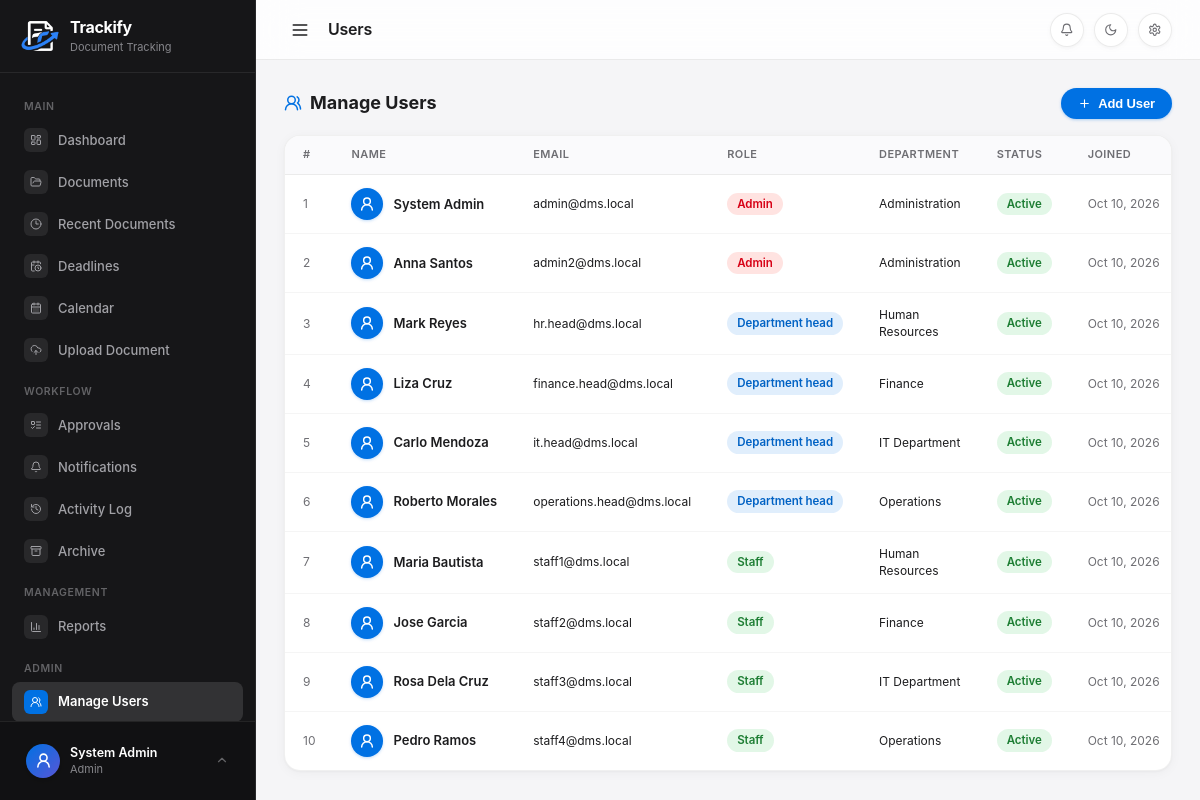
The page /admin/users.php (signed in) on the database its author committed.
### tables this page shows
CREATE TABLE users (
    id INT AUTO_INCREMENT PRIMARY KEY,
    department_id INT,
    first_name VARCHAR(100) NOT NULL,
    last_name VARCHAR(100) NOT NULL,
    email VARCHAR(150) UNIQUE NOT NULL,
    password VARCHAR(255) NOT NULL,
    role ENUM('admin', 'department_head', 'staff', 'viewer') DEFAULT 'staff',
    avatar VARCHAR(255),
    is_active TINYINT(1) DEFAULT 1,
    created_at TIMESTAMP DEFAULT CURRENT_TIMESTAMP,
    updated_at TIMESTAMP DEFAULT CURRENT_TIMESTAMP ON UPDATE CURRENT_TIMESTAMP,
    FOREIGN KEY (department_id) REFERENCES departments(id) ON DELETE SET NULL
);

CREATE TABLE departments (
    id INT AUTO_INCREMENT PRIMARY KEY,
    name VARCHAR(100) UNIQUE NOT NULL,
    description TEXT,
    created_at TIMESTAMP DEFAULT CURRENT_TIMESTAMP
);

### config/database.php (called while the page is built, shortened)
<?php
class Database {
    private static ?PDO $instance = null;
    public static function getInstance(): PDO {
        if (self::$instance === null) {
            $options = [
                PDO::ATTR_ERRMODE            => PDO::ERRMODE_EXCEPTION,
                PDO::ATTR_DEFAULT_FETCH_MODE => PDO::FETCH_ASSOC,
                PDO::ATTR_EMULATE_PREPARES   => false,
            ];
            $hosts = [DB_HOST];
            if (DB_HOST === 'localhost') {
                $hosts[] = '127.0.0.1';
            }
            foreach ($hosts as $host) {
                try {
                    $portPart = defined('DB_PORT') && DB_PORT ? ";port=" . DB_PORT : "";
                    $dsn = "mysql:host={$host}{$portPart};dbname=" . DB_NAME . ";charset=" . DB_CHARSET;
                    $pdo = new PDO($dsn, DB_USER, DB_PASS, $options);
                    self::$instance = $pdo;
                    break;
                } catch (PDOException $e) {
                    $lastException = $e;
                    if ($e->getCode() == 1049) {
                        try {
                            $serverPdo = new PDO("mysql:host={$host};charset=" . DB_CHARSET, DB_USER, DB_PASS, $options);
                            $serverPdo->exec("CREATE DATABASE IF NOT EXISTS `" . DB_NAME . "` CHARACTER SET utf8mb4 COLLATE utf8mb4_unicode_ci");
                            $serverPdo->exec("USE `" . DB_NAME . "`");
                            $schemaPath = __DIR__ . '/../database/schema.sql';
                            if (file_exists($schemaPath)) {
                                $sql = file_get_contents($schemaPath);
                                $sql = preg_replace('/^\s*--.*$/m', '', $sql);
                                $statements = array_filter(array_map('trim', explode(';', $sql)));
                                foreach ($statements as $stmt) {
                                    if ($stmt !== '') {
                                        $serverPdo->exec($stmt);
                                    }
                                }
                            }
                            $portPart2 = defined('DB_PORT') && DB_PORT ? ";port=" . DB_PORT : "";
                            $dsn = "mysql:host={$host}{$portPart2};dbname=" . DB_NAME . ";charset=" . DB_CHARSET;
                            self::$instance = new PDO($dsn, DB_USER, DB_PASS, $options);
                            break;
                        } catch (Throwable $initException) {
                            $lastException = $initException;
                        }
                    }
                }
            }
        }
        return self::$instance;
    }
}

### classes/Auth.php (called while the page is built, shortened)
<?php
require_once __DIR__ . '/../config/database.php';
class Auth {
    private PDO $db;
    public function __construct() {
        $this->db = Database::getInstance();
    }
    public function isLoggedIn(bool $touch = true): bool {
        $now  = time();
        $last = (int)($_SESSION['last_activity'] ?? $_SESSION['logged_in_at'] ?? 0);
        return true;
    }
    public function currentUser(): ?array {
        try {
            $stmt = $this->db->prepare("SELECT u.*, d.name AS department_name FROM users u LEFT JOIN departments d ON u.department_id = d.id WHERE u.id = ?");
            $stmt->execute([(int)$_SESSION['user_id']]);
            return $stmt->fetch() ?: null;
        } catch (Throwable $e) {
            return null;
        }
    }
}

### admin/users.php (the view, shortened to what this page needs)
<?php
require_once __DIR__ . '/../config/database.php';
require_once __DIR__ . '/../classes/Auth.php';
$db   = Database::getInstance();
$users = $db->query("
    SELECT u.*, d.name AS dept_name FROM users u LEFT JOIN departments d ON u.department_id=d.id ORDER BY u.created_at DESC
")->fetchAll();
$roleColors=['admin'=>'badge-rejected','department_head'=>'badge-review','staff'=>'badge-approved','viewer'=>'badge-draft'];
include __DIR__ . '/../includes/header.php';
?>
<div class="flex justify-between items-center mb-16" style="flex-wrap:wrap; gap:12px;">
    <h2 style="font-size:18px;font-weight:700;"><i data-lucide="users-round" style="color:var(--primary);margin-right:8px;"></i>Manage Users</h2>
    <button class="btn btn-primary" onclick="document.getElementById('createModal').classList.add('open')"><i data-lucide="plus"></i> Add User</button>
</div>
<div class="card">
    <div class="table-wrap">
        <table>
            <thead><tr><th>#</th><th>Name</th><th>Email</th><th>Role</th><th>Department</th><th>Status</th><th style="white-space:nowrap;">Joined</th><th>Actions</th></tr></thead>
            <tbody>
            <?php foreach ($users as $i => $u): ?>
            <tr>
                <td class="text-muted text-sm"><?= $i+1 ?></td>
                <td>
                    <div style="display:flex;align-items:center;gap:10px;">
                        <div class="user-avatar" title="<?= htmlspecialchars($u['first_name'].' '.$u['last_name']) ?>">
                            <i data-lucide="user-round"></i>
                        </div>
                        <span class="fw-600" style="white-space:nowrap;"><?= htmlspecialchars($u['first_name'].' '.$u['last_name']) ?></span>
                    </div>
                </td>
                <td class="text-sm"><?= htmlspecialchars($u['email']) ?></td>
                <td><span class="badge <?= $roleColors[$u['role']] ?? 'badge-draft' ?>"><?= ucfirst(str_replace('_',' ',$u['role'])) ?></span></td>
                <td class="text-sm"><?= htmlspecialchars($u['dept_name'] ?? '—') ?></td>
                <td>
                    <span class="badge <?= $u['is_active']?'badge-approved':'badge-rejected' ?>"><?= $u['is_active']?'Active':'Inactive' ?></span>
                </td>
                <td class="cell-nowrap text-sm text-muted" style="white-space:nowrap;"><?= date('M d, Y',strtotime($u['created_at'])) ?></td>
            </tr>
            <?php endforeach; ?>
            </tbody>
        </table>
    </div>
</div>
<?php include __DIR__ . '/../includes/footer.php'; ?>

### includes/header.php (shortened to what this page needs)
<?php
require_once __DIR__ . '/../config/database.php';
require_once __DIR__ . '/../classes/Auth.php';
$auth = new Auth();
$auth->requireLogin();
$user = $auth->currentUser();
$currentPage = basename($_SERVER['PHP_SELF'], '.php');
?>
<!DOCTYPE html>
<html lang="en">
<head>
    <link rel="stylesheet" href="<?= APP_URL ?>/assets/css/style.css?v=<?= APP_VERSION ?>">
</head>
<body>
<aside class="sidebar" id="sidebar">
    <div class="sidebar-logo">
        <a href="<?= APP_URL ?>/dashboard.php" class="sidebar-logo-link" title="Go to Dashboard" aria-label="Go to Dashboard">
            <img src="<?= APP_URL ?>/assets/logo-light.png?v=<?= APP_VERSION ?>" alt="Trackify" class="logo-img">
            <div>
                <div class="logo-text"><?= APP_NAME ?></div>
                <div class="logo-sub">Document Tracking</div>
            </div>
        </a>
    </div>
    <nav class="sidebar-nav">
        <div class="nav-section">Main</div>
        <div class="nav-item">
            <a href="<?= APP_URL ?>/dashboard.php" class="<?= $currentPage==='dashboard'?'active':'' ?>">
                <span class="nav-icon" style="background:#0071e3;"><i data-lucide="layout-dashboard"></i></span>
                <span class="nav-label">Dashboard</span>
            </a>
        </div>
        <div class="nav-item">
            <a href="<?= APP_URL ?>/documents.php" class="<?= $currentPage==='documents'?'active':'' ?>">
                <span class="nav-icon" style="background:#5856d6;"><i data-lucide="folder-open"></i></span>
                <span class="nav-label">Documents</span>
            </a>
        </div>
        <div class="nav-item"><a href="<?= APP_URL ?>/recent_documents.php" class="<?= $currentPage==='recent_documents'?'active':'' ?>"><span class="nav-icon" style="background:#34c759;"><i data-lucide="clock-3"></i></span><span class="nav-label">Recent Documents</span></a></div>
        <div class="nav-item"><a href="<?= APP_URL ?>/deadlines.php" class="<?= $currentPage==='deadlines'?'active':'' ?>"><span class="nav-icon" style="background:#ff9500;"><i data-lucide="calendar-clock"></i></span><span class="nav-label">Deadlines</span></a></div>
        <div class="nav-item"><a href="<?= APP_URL ?>/calendar.php" class="<?= $currentPage==='calendar'?'active':'' ?>"><span class="nav-icon" style="background:#ff9500;"><i data-lucide="calendar-days"></i></span><span class="nav-label">Calendar</span></a></div>
        <?php if (in_array($_SESSION['user_role'] ?? '', ['admin','department_head','staff'])): ?>
        <div class="nav-item">
            <a href="<?= APP_URL ?>/upload.php" class="<?= $currentPage==='upload'?'active':'' ?>">
                <span class="nav-icon" style="background:#34c759;"><i data-lucide="cloud-upload"></i></span>
                <span class="nav-label">Upload Document</span>
            </a>
        </div>
        <?php endif; ?>
        <?php if (in_array($_SESSION['user_role'] ?? '', ['admin','department_head','staff'])): ?>
        <div class="nav-section">Workflow</div>
        <div class="nav-item">
            <a href="<?= APP_URL ?>/approvals.php" class="<?= $currentPage==='approvals'?'active':'' ?>">
                <span class="nav-icon" style="background:#ff9500;"><i data-lucide="list-todo"></i></span>
                <span class="nav-label">Approvals</span>
            </a>
        </div>
        <?php endif;  ?>
        <div class="nav-item">
            <a href="<?= APP_URL ?>/notifications.php" class="<?= $currentPage==='notifications'?'active':'' ?>">
                <span class="nav-icon" style="background:#ff3b30;"><i data-lucide="bell"></i></span>
                <span class="nav-label">Notifications</span>
            </a>
        </div>
        <div class="nav-item">
            <a href="<?= APP_URL ?>/activity_log.php" class="<?= $currentPage==='activity_log'?'active':'' ?>">
                <span class="nav-icon" style="background:#8e8e93;"><i data-lucide="history"></i></span>
                <span class="nav-label">Activity Log</span>
            </a>
        </div>
        <div class="nav-item">
            <a href="<?= APP_URL ?>/archive.php" class="<?= in_array($currentPage,['archive','recycle_bin'])?'active':'' ?>">
                <span class="nav-icon" style="background:#ff9500;"><i data-lucide="archive"></i></span>
                <span class="nav-label">Archive</span>
            </a>
        </div>
        <?php if (in_array($_SESSION['user_role'] ?? '', ['admin','department_head','staff'])): ?>
        <div class="nav-section"><?= ($_SESSION['user_role'] ?? '') === 'staff' ? 'Analytics' : 'Management' ?></div>
        <div class="nav-item">
            <a href="<?= APP_URL ?>/reports.php" class="<?= $currentPage==='reports'?'active':'' ?>">
                <span class="nav-icon" style="background:#af52de;"><i data-lucide="chart-column"></i></span>
                <span class="nav-label">Reports</span>
            </a>
        </div>
        <?php endif; ?>
        <?php if (($_SESSION['user_role'] ?? '') === 'admin'): ?>
        <div class="nav-section">Admin</div>
        <div class="nav-item">
            <a href="<?= APP_URL ?>/admin/users.php" class="<?= $currentPage==='users'?'active':'' ?>">
                <span class="nav-icon" style="background:#00c7be;"><i data-lucide="users-round"></i></span>
                <span class="nav-label">Manage Users</span>
            </a>
        </div>
        <?php endif; ?>
    </nav>
    <div class="sidebar-footer">
        <div class="sidebar-user" id="userMenuTrigger" onclick="toggleUserPopover()" role="button" tabindex="0" aria-haspopup="true" aria-expanded="false">
            <div class="avatar"><i data-lucide="user-round"></i></div>
            <div class="user-info">
                <div class="name"><?= htmlspecialchars(($user['first_name']??'User').' '.($user['last_name']??'')) ?></div>
                <div class="role"><?= str_replace('_',' ', $user['role'] ?? 'Staff') ?></div>
            </div>
            <span class="chevron-icon"><i data-lucide="chevron-up" style="width:14px;height:14px;"></i></span>
        </div>
    </div>
</aside>
<header class="topbar">
    <div class="flex items-center gap-12">
        <button onclick="toggleSidebar()" class="menu-btn" id="menuBtn" title="Collapse / expand sidebar (Ctrl+B)" aria-label="Toggle sidebar" aria-controls="sidebar" aria-expanded="true">
            <i data-lucide="menu"></i>
        </button>
        <div class="topbar-title" id="pageTitle">Loading…</div>
    </div>
    <div class="topbar-actions">
        <a href="<?= APP_URL ?>/notifications.php" class="topbar-btn" title="Notifications">
            <i data-lucide="bell"></i>
        </a>
        <button type="button" class="topbar-btn" id="themeQuickBtn" onclick="quickToggleTheme()" title="Switch light / dark" aria-label="Switch between light and dark theme">
            <i data-lucide="moon" class="ico-moon"></i><i data-lucide="sun" class="ico-sun"></i>
        </button>
        <button type="button" class="topbar-btn" id="settingsBtn" onclick="openSettingsModal()" title="Settings" aria-label="Open settings" aria-haspopup="dialog">
            <i data-lucide="settings"></i>
        </button>
    </div>
</header>
<div class="main-content">

### rows shown on the page
users: first_name+last_name "System Admin", role "Admin", email "admin@dms.local", department.name "Administration", is_active "Active", created_at "Oct 10, 2026"
users: first_name+last_name "Anna Santos", email "admin2@dms.local", role "Admin", department.name "Administration", is_active "Active", created_at "Oct 10, 2026"
users: first_name+last_name "Mark Reyes", email "hr.head@dms.local", role "Department head", department.name "Human Resources", is_active "Active", created_at "Oct 10, 2026"
users: first_name+last_name "Liza Cruz", email "finance.head@dms.local", role "Department head", department.name "Finance", is_active "Active", created_at "Oct 10, 2026"
users: first_name+last_name "Carlo Mendoza", email "it.head@dms.local", role "Department head", department.name "IT Department", is_active "Active", created_at "Oct 10, 2026"
users: first_name+last_name "Roberto Morales", email "operations.head@dms.local", role "Department head", department.name "Operations", is_active "Active", created_at "Oct 10, 2026"
users: first_name+last_name "Maria Bautista", email "staff1@dms.local", role "Staff", department.name "Human Resources", is_active "Active", created_at "Oct 10, 2026"
users: first_name+last_name "Jose Garcia", email "staff2@dms.local", role "Staff", department.name "Finance", is_active "Active", created_at "Oct 10, 2026"
users: first_name+last_name "Rosa Dela Cruz", email "staff3@dms.local", role "Staff", department.name "IT Department", is_active "Active", created_at "Oct 10, 2026"
users: first_name+last_name "Pedro Ramos", email "staff4@dms.local", role "Staff", department.name "Operations", is_active "Active", created_at "Oct 10, 2026"

### other values the page prints
APP_NAME "Trackify"
